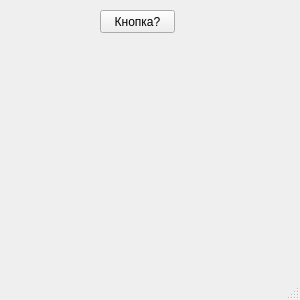
<?xml version="1.0" encoding="UTF-8"?>
<ui version="4.0">
 <class>MainWindow</class>
 <widget class="QMainWindow" name="MainWindow">
  <property name="geometry">
   <rect>
    <x>0</x>
    <y>0</y>
    <width>300</width>
    <height>300</height>
   </rect>
  </property>
  <property name="windowTitle">
   <string>MainWindow</string>
  </property>
  <widget class="QWidget" name="centralwidget">
   <widget class="QPushButton" name="pushButton">
    <property name="geometry">
     <rect>
      <x>100</x>
      <y>10</y>
      <width>75</width>
      <height>23</height>
     </rect>
    </property>
    <property name="text">
     <string>Кнопка?</string>
    </property>
   </widget>
  </widget>
  <widget class="QStatusBar" name="statusbar"/>
 </widget>
 <resources/>
 <connections/>
</ui>
